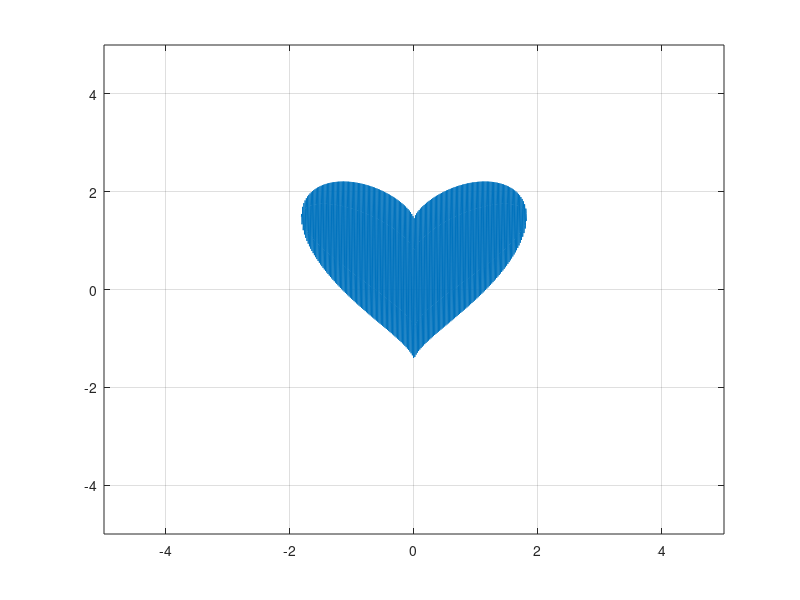

MATLAB code to generate this figure:
range = sqrt(3.3);
x=[-range : 0.005: range];
for a = 0 : 0.1 : 100
    clf;
    y=(x .^ 2) .^ (1 / 3) + 0.9 .* ((3.3 - x .^ 2) .^ 0.5) .* (sin(a .* pi .* x));
    plot(x ,y);
    clear y;
    grid;
    axis([-5 5 -5 5]);
    pause(0.05);
end